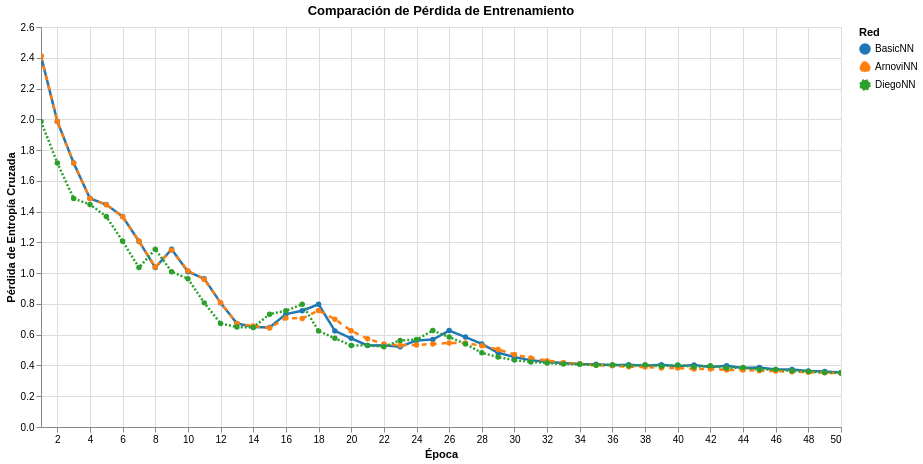

The notebook cell saved with this chart:
### Markdown cell above
## 8. Visualizaciones Interactivas con Altair

### Code cell
# Gráfico de comparación de pérdida
chart_loss = alt.Chart(df_loss).mark_line(point=True, size=2.5).encode(
    x=alt.X('Epoch:Q', title='Época', scale=alt.Scale(nice=False)),
    y=alt.Y('Loss:Q', title='Pérdida de Entropía Cruzada'),
    color=alt.Color('Network:N', title='Red',
                    scale=alt.Scale(domain=['BasicNN', 'ArnoviNN', 'DiegoNN'],
                                   range=['#1f77b4', '#ff7f0e', '#2ca02c'])),
    strokeDash=alt.StrokeDash('Network:N', 
                             scale=alt.Scale(domain=['BasicNN', 'ArnoviNN', 'DiegoNN'],
                                           range=[[], [5, 5], [2, 2]])),
    tooltip=['Epoch:Q', 'Network:N', alt.Tooltip('Loss:Q', format='.4f')]
).properties(
    width=800,
    height=400,
    title='Comparación de Pérdida de Entrenamiento'
).interactive()

chart_loss.show()
print("✓ Gráfico de comparación de pérdida mostrado")

### Figure 1 — Vega-Lite specification as saved in the notebook (floating-point values rounded to 4 significant figures; data arrays with more than 128 entries replaced by an {"elided": "..."} marker saying what was removed)
{"config": {"view": {"continuousWidth": 300, "continuousHeight": 300}}, "data": {"name": "data-2cb63ddd737a123c8d9a237ec1db6574"}, "mark": {"type": "line", "point": true, "size": 2.5}, "encoding": {"color": {"field": "Network", "scale": {"domain": ["BasicNN", "ArnoviNN", "DiegoNN"], "range": ["#1f77b4", "#ff7f0e", "#2ca02c"]}, "title": "Red", "type": "nominal"}, "strokeDash": {"field": "Network", "scale": {"domain": ["BasicNN", "ArnoviNN", "DiegoNN"], "range": [[], [5, 5], [2, 2]]}, "type": "nominal"}, "tooltip": [{"field": "Epoch", "type": "quantitative"}, {"field": "Network", "type": "nominal"}, {"field": "Loss", "format": ".4f", "type": "quantitative"}], "x": {"field": "Epoch", "scale": {"nice": false}, "title": "Época", "type": "quantitative"}, "y": {"field": "Loss", "title": "Pérdida de Entropía Cruzada", "type": "quantitative"}}, "height": 400, "params": [{"name": "param_1e9efca18e7a2868", "select": {"type": "interval", "encodings": ["x", "y"]}, "bind": "scales"}], "title": "Comparación de Pérdida de Entrenamiento", "width": 800, "$schema": "https://vega.github.io/schema/vega-lite/v6.1.0.json", "datasets": {"data-2cb63ddd737a123c8d9a237ec1db6574": {"elided": "150 records"}}}
